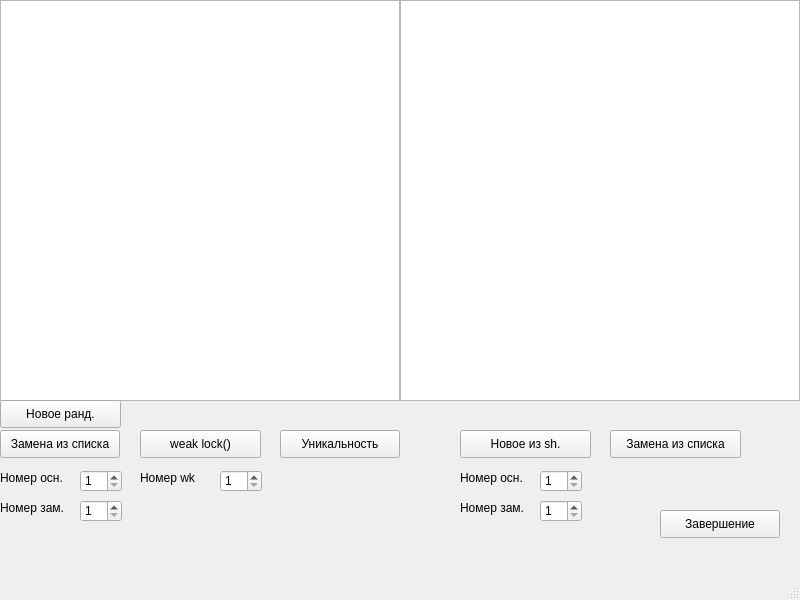
<?xml version="1.0" encoding="UTF-8"?>
<ui version="4.0">
 <class>MainWindow</class>
 <widget class="QMainWindow" name="MainWindow">
  <property name="geometry">
   <rect>
    <x>0</x>
    <y>0</y>
    <width>800</width>
    <height>600</height>
   </rect>
  </property>
  <property name="windowTitle">
   <string>MainWindow</string>
  </property>
  <widget class="QWidget" name="centralwidget">
   <widget class="QTableWidget" name="tableWidget">
    <property name="geometry">
     <rect>
      <x>0</x>
      <y>0</y>
      <width>400</width>
      <height>401</height>
     </rect>
    </property>
   </widget>
   <widget class="QTableWidget" name="tableWidget_2">
    <property name="geometry">
     <rect>
      <x>400</x>
      <y>0</y>
      <width>400</width>
      <height>401</height>
     </rect>
    </property>
   </widget>
   <widget class="QPushButton" name="pushButton_2">
    <property name="geometry">
     <rect>
      <x>140</x>
      <y>430</y>
      <width>121</width>
      <height>28</height>
     </rect>
    </property>
    <property name="text">
     <string>weak lock()</string>
    </property>
   </widget>
   <widget class="QPushButton" name="pushButton_5">
    <property name="geometry">
     <rect>
      <x>660</x>
      <y>510</y>
      <width>120</width>
      <height>28</height>
     </rect>
    </property>
    <property name="text">
     <string>Завершение</string>
    </property>
   </widget>
   <widget class="QPushButton" name="pushButton_4">
    <property name="geometry">
     <rect>
      <x>280</x>
      <y>430</y>
      <width>120</width>
      <height>28</height>
     </rect>
    </property>
    <property name="text">
     <string>Уникальность</string>
    </property>
   </widget>
   <widget class="QPushButton" name="pushButton">
    <property name="geometry">
     <rect>
      <x>0</x>
      <y>430</y>
      <width>120</width>
      <height>28</height>
     </rect>
    </property>
    <property name="text">
     <string>Замена из списка</string>
    </property>
   </widget>
   <widget class="QPushButton" name="pushButton_3">
    <property name="geometry">
     <rect>
      <x>460</x>
      <y>430</y>
      <width>131</width>
      <height>28</height>
     </rect>
    </property>
    <property name="text">
     <string>Новое из sh.</string>
    </property>
   </widget>
   <widget class="QPushButton" name="pushButton_6">
    <property name="geometry">
     <rect>
      <x>610</x>
      <y>430</y>
      <width>131</width>
      <height>28</height>
     </rect>
    </property>
    <property name="text">
     <string>Замена из списка</string>
    </property>
   </widget>
   <widget class="QSpinBox" name="spinBox">
    <property name="geometry">
     <rect>
      <x>80</x>
      <y>470</y>
      <width>42</width>
      <height>22</height>
     </rect>
    </property>
    <property name="minimum">
     <number>1</number>
    </property>
    <property name="maximum">
     <number>10</number>
    </property>
   </widget>
   <widget class="QLabel" name="label">
    <property name="geometry">
     <rect>
      <x>0</x>
      <y>470</y>
      <width>71</width>
      <height>16</height>
     </rect>
    </property>
    <property name="text">
     <string>Номер осн.</string>
    </property>
   </widget>
   <widget class="QSpinBox" name="spinBox_2">
    <property name="geometry">
     <rect>
      <x>80</x>
      <y>500</y>
      <width>42</width>
      <height>22</height>
     </rect>
    </property>
    <property name="minimum">
     <number>1</number>
    </property>
    <property name="maximum">
     <number>10</number>
    </property>
   </widget>
   <widget class="QLabel" name="label_2">
    <property name="geometry">
     <rect>
      <x>0</x>
      <y>500</y>
      <width>71</width>
      <height>16</height>
     </rect>
    </property>
    <property name="text">
     <string>Номер зам.</string>
    </property>
   </widget>
   <widget class="QSpinBox" name="spinBox_3">
    <property name="geometry">
     <rect>
      <x>220</x>
      <y>470</y>
      <width>42</width>
      <height>22</height>
     </rect>
    </property>
    <property name="minimum">
     <number>1</number>
    </property>
    <property name="maximum">
     <number>10</number>
    </property>
   </widget>
   <widget class="QLabel" name="label_3">
    <property name="geometry">
     <rect>
      <x>140</x>
      <y>470</y>
      <width>71</width>
      <height>16</height>
     </rect>
    </property>
    <property name="text">
     <string>Номер wk</string>
    </property>
   </widget>
   <widget class="QLabel" name="label_4">
    <property name="geometry">
     <rect>
      <x>460</x>
      <y>470</y>
      <width>71</width>
      <height>16</height>
     </rect>
    </property>
    <property name="text">
     <string>Номер осн.</string>
    </property>
   </widget>
   <widget class="QSpinBox" name="spinBox_4">
    <property name="geometry">
     <rect>
      <x>540</x>
      <y>500</y>
      <width>42</width>
      <height>22</height>
     </rect>
    </property>
    <property name="minimum">
     <number>1</number>
    </property>
    <property name="maximum">
     <number>10</number>
    </property>
   </widget>
   <widget class="QSpinBox" name="spinBox_5">
    <property name="geometry">
     <rect>
      <x>540</x>
      <y>470</y>
      <width>42</width>
      <height>22</height>
     </rect>
    </property>
    <property name="minimum">
     <number>1</number>
    </property>
    <property name="maximum">
     <number>10</number>
    </property>
   </widget>
   <widget class="QLabel" name="label_5">
    <property name="geometry">
     <rect>
      <x>460</x>
      <y>500</y>
      <width>71</width>
      <height>16</height>
     </rect>
    </property>
    <property name="text">
     <string>Номер зам.</string>
    </property>
   </widget>
   <widget class="QPushButton" name="pushButton_7">
    <property name="geometry">
     <rect>
      <x>0</x>
      <y>400</y>
      <width>121</width>
      <height>28</height>
     </rect>
    </property>
    <property name="text">
     <string>Новое ранд.</string>
    </property>
   </widget>
  </widget>
  <widget class="QMenuBar" name="menubar">
   <property name="geometry">
    <rect>
     <x>0</x>
     <y>0</y>
     <width>800</width>
     <height>26</height>
    </rect>
   </property>
  </widget>
  <widget class="QStatusBar" name="statusbar"/>
 </widget>
 <resources/>
 <connections/>
</ui>
